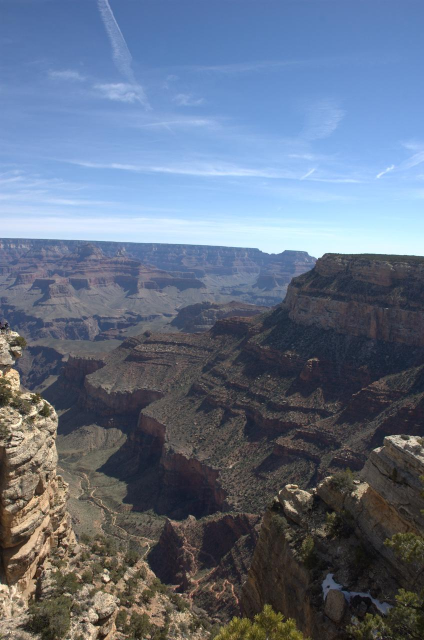
#> input picture kevinsheppard.com/galleries/Arizona-(2010)/DSC_0219.jpg, 848 x 1280 px (shown at 1/2 size); its folder holds only this picture in this run
$ python generate_index.py
#> lines starting #> are read from the running program, lines starting #| are printed output that depends on the picture
import glob
import math
import os
from collections import namedtuple

from PIL import Image
from jinja2 import Template

THUMBMAX_SIZE = 300

dir_names = []
dirs = glob.glob('./galleries/*')
thumbnails = {}
for d in dirs:
    name = os.path.split(d)[-1]
    file = sorted(glob.glob(d + '/*'))[0]
    out_name = name + '-' + file.split(os.path.sep)[-1]
    out_name = os.path.join('images', out_name)
    dir_names.append((name, out_name))
    if os.path.exists(out_name):
        im = Image.open(out_name)
        size = im.size
        if size[0] <= THUMBMAX_SIZE and size[1] <= THUMBMAX_SIZE:
            continue
        else:
            print(name, size)

    im = Image.open(file)
#> im is the input picture: PIL image 848x1280 RGB; mean R, G, B 98.7, 111.3, 131.3
    size = im.size
#> size = (848, 1280)
    thumb_size = math.ceil(max(size) / min(size) * THUMBMAX_SIZE)
#> thumb_size = 453
    im.thumbnail((thumb_size, thumb_size))
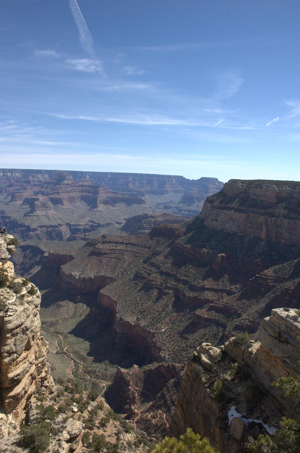
#> im: PIL image 300x453 RGB; mean R, G, B 98.7, 111.3, 131.3
    left = upper = 0
    right, lower = im.size
#> right = 300; lower = 453
    if right > THUMBMAX_SIZE:
        excess = right - THUMBMAX_SIZE
        left, right = math.floor(excess / 2.0), math.floor(
            right - excess / 2.0)
    if lower > THUMBMAX_SIZE:
        excess = lower - THUMBMAX_SIZE
#> excess = 153
        upper, lower = math.floor(excess / 2.0), math.floor(
            lower - excess / 2.0)
#> upper = 76; lower = 376
    crop = im.crop((left, upper, right, lower))
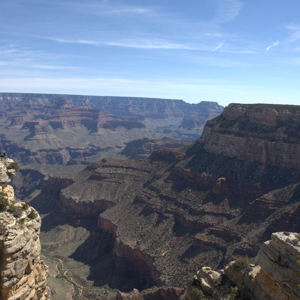
#> crop: PIL image 300x300 RGB; mean R, G, B 104.1, 116.1, 135.2
    crop.save(out_name)
#> pass 2 of the loop `for d in dirs:`:
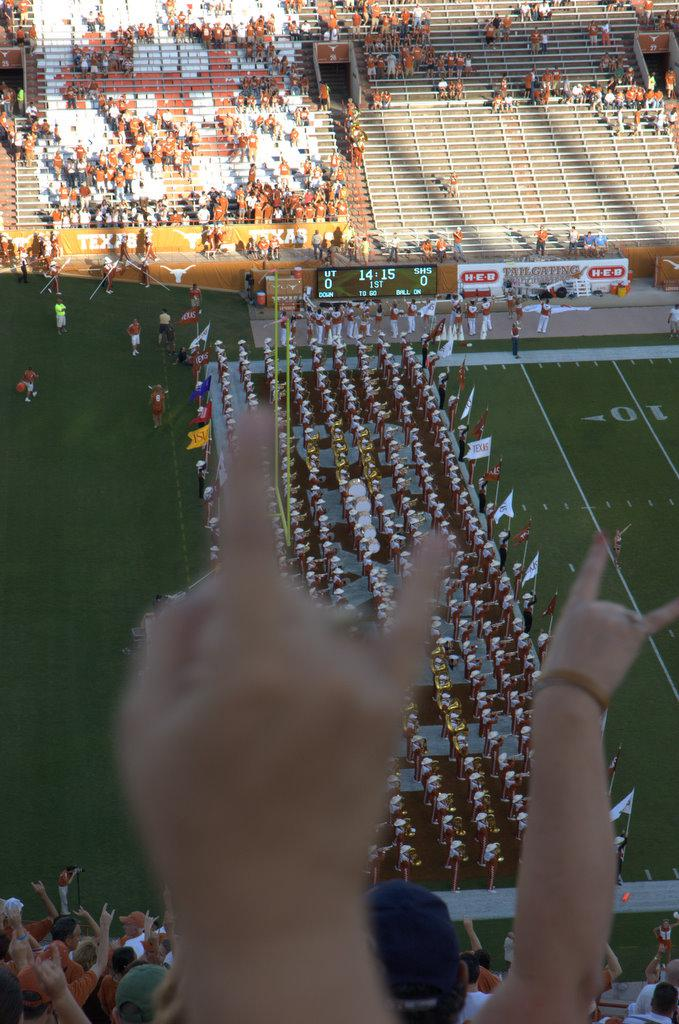
#> input picture kevinsheppard.com/galleries/Austin-(2007)/DSC_0154.jpg, 679 x 1024 px
#> im is the input picture: PIL image 679x1024 RGB; mean R, G, B 96.6, 91.4, 82.8
#> `im.thumbnail((thumb_size, thumb_size))`:
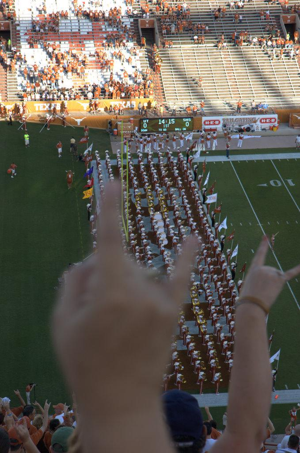
#> im: PIL image 300x453 RGB; mean R, G, B 96.6, 91.4, 82.8
#> `crop = im.crop((left, upper, right, lower))`:
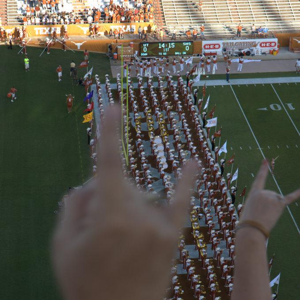
#> crop: PIL image 300x300 RGB; mean R, G, B 87.1, 85.1, 75.4


dir_names = sorted(dir_names,
                   key=lambda x: x[0].split('(')[-1].split(')')[0],
                   reverse=True)

gallery = namedtuple('gallery', ['url', 'name', 'thumbnail'])

galleries = []
for name, out_name in dir_names:
    g = gallery(url='/galleries/' + name + '/index.html',
                name=name.replace('-', ' '),
                thumbnail='/' + out_name)
    galleries.append(g)
